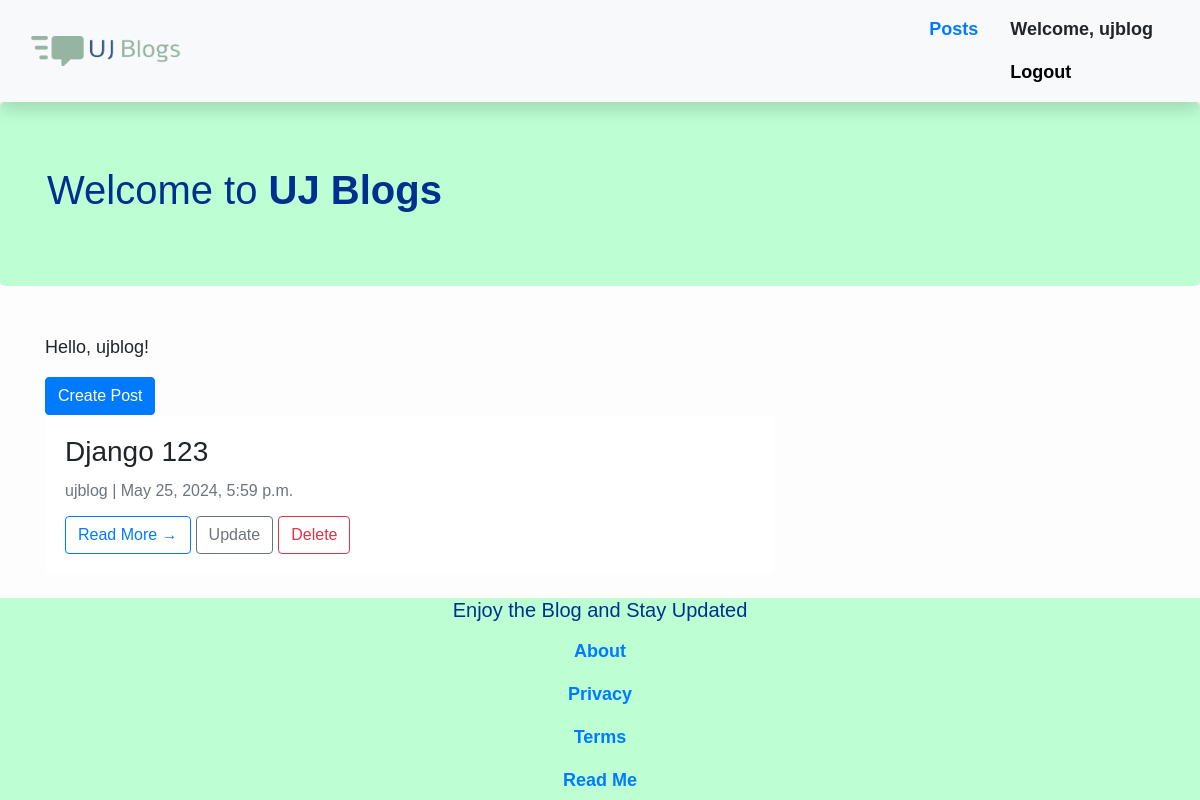
Screenshot of / (signed in) with the database file from the repository.
### blog/models.py (models this page shows, shortened)
class Post(models.Model):
    title = models.CharField(max_length=200)
    slug = AutoSlugField(populate_from='title', unique=True)
    author = models.ForeignKey(User, on_delete=models.CASCADE)
    content = models.TextField()
    created_at = models.DateTimeField(default=timezone.now)
    updated_at = models.DateTimeField(auto_now=True)
    status = models.CharField(max_length=10, choices=STATUS_CHOICES, default='draft')
    class Meta:
        ordering = ['-created_at']

### blog/views.py (the view)
# urls.py: path('', views.home, name='home'),
@login_required
def home(request):
    posts = Post.objects.filter(author=request.user)
    context = {
        'posts': posts,
    }
    return render(request, 'blog/home.html', context)

### blog/templates/blog/home.html (shortened to what this page needs)
{% extends "blog/base.html" %}
{% block content %}
<header class="jumbotron" style="background-color: #BDFFD3; color: #00308F;">
    <div class="container">
      <p class="h1"> Welcome to <strong>UJ Blogs</strong></p>
    </div>
</header>
<div class="container">
    <div class="row">
        <div class="col-md-8 mt-3 left">
            {% if user.is_authenticated %}
            <p>Hello, {{ user.username }}!</p>
            <a href="{% url 'create_post' %}" class="btn btn-primary">Create Post</a>
            {% endif %}
            {% for post in posts %}
            <div class="shadow-none card mb-4" id="newsfeed">
                <div class="card-body">
                    <h3 class="card-title">{{ post.title }}</h3>
                    <p class="card-text text-muted h6"><span>{{ post.author }} </span> | {{ post.created_at }} </p>
                    <span><a href="{% url 'post_detail' post.slug %}" class="btn btn-outline-primary">Read More →</a></span>
                    {% if user == post.author %}
                    <a href="{% url 'update_post' post.id %}" class="btn btn-outline-secondary">Update</a>
                    <form method="post" action="{% url 'delete_post' post.id %}" style="display:inline;">
                        <button type="submit" class="btn btn-outline-danger">Delete</button>
                    </form>
                    {% endif %}
                </div>
            </div>
            {% endfor %}
        </div>
    </div>
</div>
{% endblock %}

### blog/templates/blog/base.html (shortened to what this page needs)
<!DOCTYPE html>
<html lang="en">
<head>
  <link rel="stylesheet" href="https://stackpath.bootstrapcdn.com/bootstrap/4.5.2/css/bootstrap.min.css">
</head>
<body>
  <div id="bodydiv">
    <div id="nofooter">
      <nav class="navbar navbar-expand-lg navbar-light bg-light shadow" id="topnav">
        <div class="container-fluid">
          {% load static %}
          <a class="navbar-brand" href="{% url 'home' %}">
            <img src="{% static 'blog/logo.png' %}" width="150" height="30" class="d-inline-block align-top" alt="logo">
          </a>
          <div class="nav justify-content-end">
            <div class="d-inline">
              <a class="nav-link text-black font-weight-bold" href="{% url 'posts' %}">Posts</a>
            </div>
            {% if user.is_authenticated %}
            <div class="d-inline">
              <span class="nav-link text-black font-weight-bold">Welcome, {{ user.username }}</span>
              <form method="post" action="{% url 'logout' %}">
                <button type="submit" class="nav-link text-black font-weight-bold" style="background: none; border: none;">Logout</button>
              </form>
            </div>
            {% else %}
            <div class="d-inline">
              <a class="nav-link text-black font-weight-bold" href="{% url 'login' %}">Login</a>
            </div>
            {% endif %}
          </div>
        </div>
      </nav>
      {% block content %}
      {% endblock content %}
    </div>
    <footer class="footer" id="foot">
      <div class="container">
        <h5 style="text-align:center;">Enjoy the Blog and Stay Updated</h5>
        <nav class="navigation">
          <div class="container-fluid">
            <div class="navigation" id="navfooter">
              <span>
                <a style="text-align:center;" class="nav-link text-black font-weight-bold" href="{% url 'about' %}">About</a>
              </span>
              <span>
                <a style="text-align:center;" class="nav-link text-black font-weight-bold" href="{% url 'privacy' %}">Privacy</a>
              </span>
              <span>
                <a style="text-align:center;" class="nav-link text-black font-weight-bold" href="{% url 'tos' %}">Terms</a>
              </span>
              <span>
                <a style="text-align:center;" class="nav-link text-black font-weight-bold" href="{% url 'read_me' %}">Read Me</a>
              </span>
            </div>
          </div>
        </nav>
      </div>
    </footer>
  </div>
</body>
</html>

### blog/templates/blog/base.html (style rules this page uses)
html, body { height: 100%; margin: 0; }
body { font-family: sans-serif; font-size: 18px; background-color: #fdfdfd; display: flex; flex-direction: column; }
#bodydiv { flex: 1; display: flex; flex-direction: column; }
#nofooter { flex: 1; }
.navigation { text-align: right; }
#foot { flex-shrink: 0; font-family: sans-serif; background-color: #BDFFD3; color: #00308F; bottom: 0px; width: 100%; text-align: center; }
.card-group, .card, .card-footer, .card-body { border: none; }

### blog/templates/blog/home.html (style rules this page uses)
body { font-family: 'Raleway', sans-serif; }
.h1, .h4 { font-family: 'Raleway', sans-serif; }

### rows the page displays
Post: title "Django 123", author "ujblog", created_at "May 25, 2024, 5:59 p.m.", shows "Update"

### other values shown
{{ user.username }} "ujblog"
